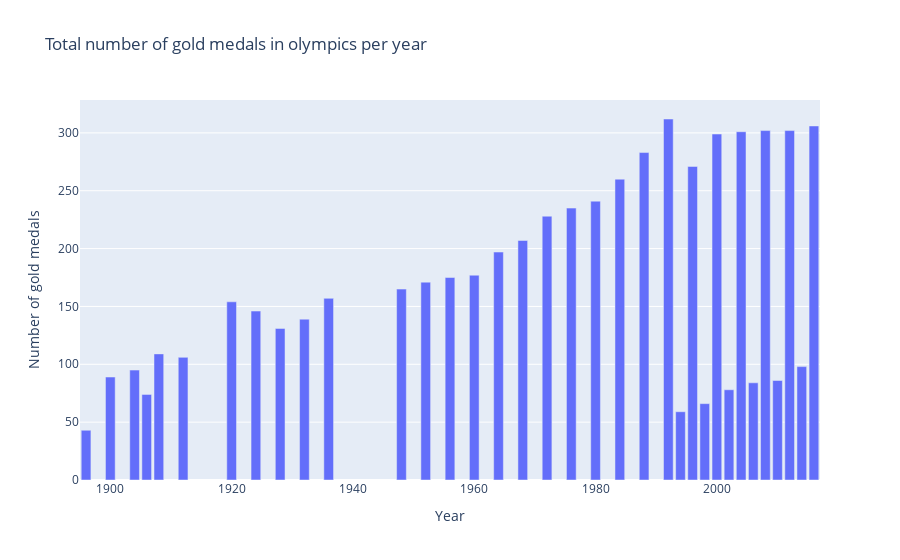

Notebook code for this chart:
### Code cell
# ... and plot it
fig = px.bar(
    df_gold,
    x=df_gold.index,
    y=["Medal"],
    title="Total number of gold medals in olympics per year",
    labels={"value": "Number of gold medals"}
)

fig.update_layout(showlegend=False)
fig.update_traces(hovertemplate = "Year: %{label}: <br>Number of gold medals: %{value}")

fig.show()

### Figure 1 — Plotly figure (JSON) as saved in the notebook; plotly's stock layout.template omitted (floating-point values rounded to 4 significant figures)
{"data": [{"alignmentgroup": "True", "hovertemplate": "Year: %{label}: <br>Number of gold medals: %{value}", "legendgroup": "Medal", "marker": {"color": "#636efa", "pattern": {"shape": ""}}, "name": "Medal", "offsetgroup": "Medal", "orientation": "v", "showlegend": true, "textposition": "auto", "type": "bar", "x": [1896, 1900, 1904, 1906, 1908, 1912, 1920, 1924, 1928, 1932, 1936, 1948, 1952, 1956, 1960, 1964, 1968, 1972, 1976, 1980, 1984, 1988, 1992, 1994, 1996, 1998, 2000, 2002, 2004, 2006, 2008, 2010, 2012, 2014, 2016], "xaxis": "x", "y": [43, 89, 95, 74, 109, 106, 154, 146, 131, 139, 157, 165, 171, 175, 177, 197, 207, 228, 235, 241, 260, 283, 312, 59, 271, 66, 299, 78, 301, 84, 302, 86, 302, 98, 306], "yaxis": "y"}], "layout": {"barmode": "relative", "legend": {"title": {"text": "variable"}, "tracegroupgap": 0}, "showlegend": false, "title": {"text": "Total number of gold medals in olympics per year"}, "xaxis": {"anchor": "y", "domain": [0, 1], "title": {"text": "Year"}}, "yaxis": {"anchor": "x", "domain": [0, 1], "title": {"text": "Number of gold medals"}}}}
